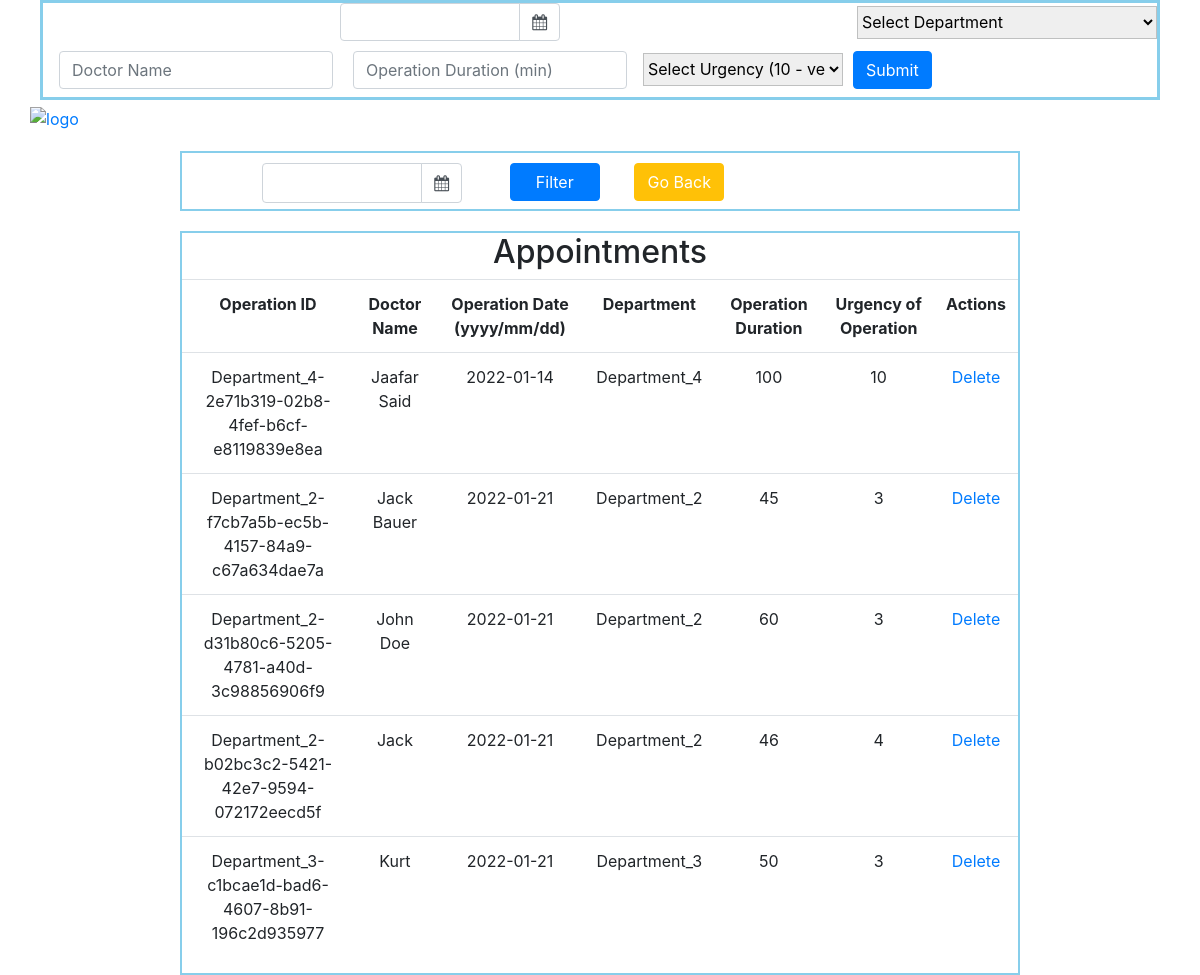
Before: / with the older database file.
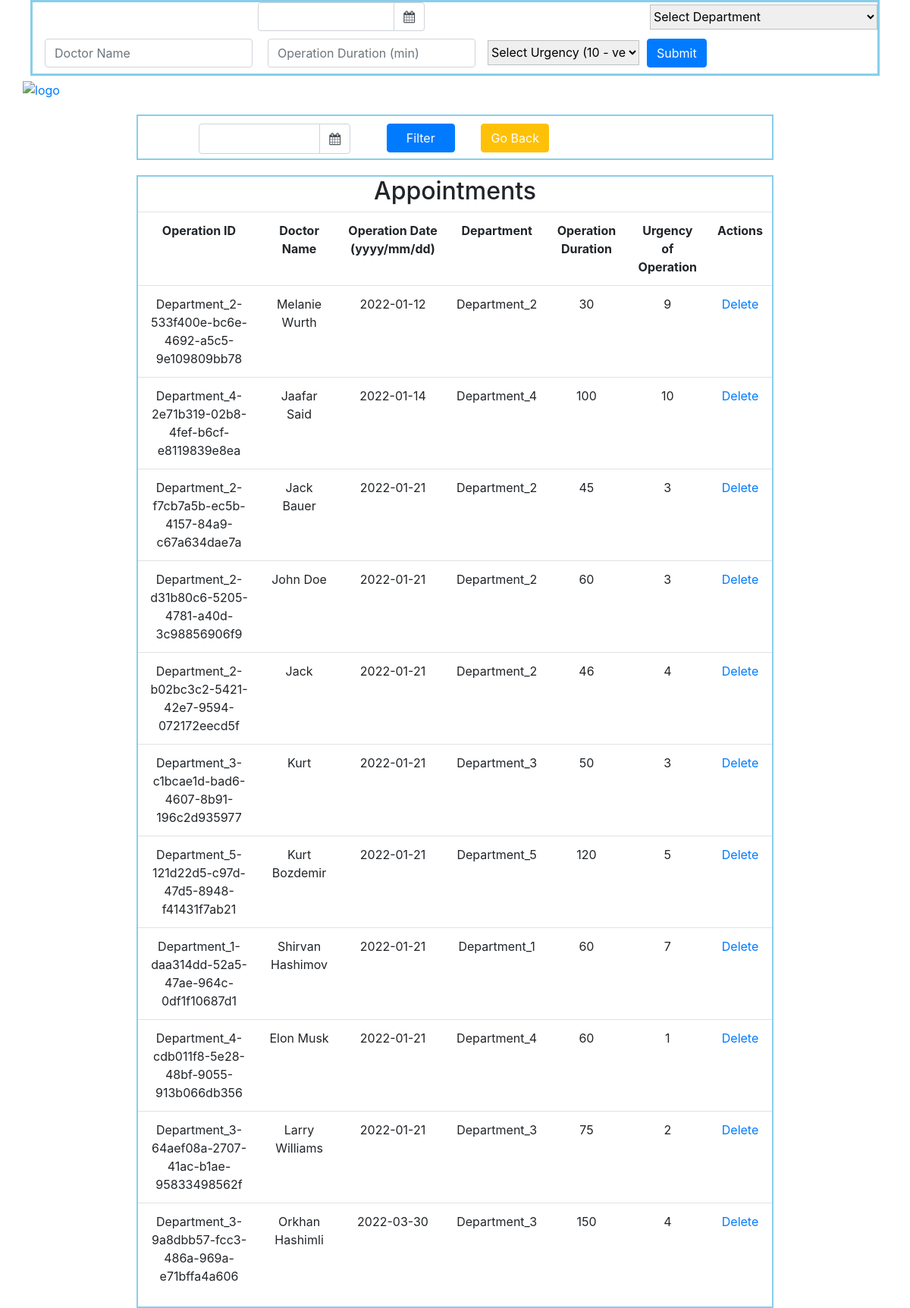
After: the same page with the newer database file.
### app.py (models this page shows)
class User_Entries(db.Model):
    id = db.Column(db.String(200), primary_key=True)
    doctor = db.Column(db.String(200), nullable= False)
    operation_date = db.Column(db.DateTime, nullable=False)
    department_name = db.Column(db.String(200), nullable=False)
    operation_duration  = db.Column(db.Integer, nullable= False)
    operation_urgency = db.Column(db.Integer, nullable=False)

### app.py (the view)
@app.route('/', methods=['POST', 'GET'])
def index():
    if request.method == 'POST':
        if request.form['submit_btn'] == 'submit_form':
            op_date = request.form['op_date']
            dep_name = request.form['dep_name']
            doctor_name = request.form['doctor_name']
            op_duration = request.form['op_duration']
            op_urgency = request.form['op_urgency']
            new_user_entry = User_Entries(
                            id=str(dep_name + '-' + str(uuid.uuid4())),
                            doctor=doctor_name,
                            operation_date=datetime.strptime(op_date, '%m/%d/%Y').date(),
                            department_name=dep_name,
                            operation_duration=int(op_duration),
                            operation_urgency=int(op_urgency)
                            )
            possible_to_add = check_possibility()
            try:
                db.session.add(new_user_entry)
                db.session.commit()
                if possible_to_add != 'possible':
                    user_entry_to_delete = User_Entries.query.get_or_404(new_user_entry.id)
                    try:
                        db.session.delete(user_entry_to_delete)
                        db.session.commit()
                    except:
                        return 'There was a problem deleting that'
                    return render_template('alert.html')
                return redirect('/')
            except:
                print('There was an issue adding new user entry')
                raise
        elif request.form['submit_btn'] == 'filter':
            filtered_date = datetime.strptime(request.form['filter_date'], '%m/%d/%Y')
            print(filtered_date)
            filtered_entries = User_Entries.query.filter(User_Entries.operation_date==filtered_date).all()
            print(f'filtered entries:{filtered_entries}')
            return render_template('index.html', tasks=filtered_entries)
    else:
        entries = User_Entries.query.order_by(User_Entries.operation_date).all()
        return render_template('index.html', tasks=entries)

### templates/index.html (shortened to what this page needs)
<!DOCTYPE html>
<html lang="en">
<head>
    <link rel="stylesheet" href="{{ url_for('static', filename='css/styles.css') }}">
    <link rel="stylesheet" href="https://maxcdn.bootstrapcdn.com/bootstrap/4.0.0/css/bootstrap.min.css">
    <link rel="stylesheet" href="https://cdnjs.cloudflare.com/ajax/libs/bootstrap-datepicker/1.9.0/css/bootstrap-datepicker.min.css">
    <link rel="stylesheet" href="https://cdnjs.cloudflare.com/ajax/libs/font-awesome/4.7.0/css/font-awesome.min.css">
</head>
<body>
    <div class="user_input">
        <form action='/' class="form-inline" method="post">
                <div class="input-group date" id="datepicker">
                    <input type="text" class="form-control" id='date_input' name='op_date' required/>
                    <span class="input-group-append">
                        <span class="input-group-text bg-white">
                            <i class="fa fa-calendar"></i>
                        </span>
                    </span>
                </div>
            <div class="dropdown_select" name='dropdown_select'>
                <select id="list" name='dep_name' onchange="getSelectValue();" required>
                    <option value="" disabled selected>Select Department</option>
                </select>
            </div>
            <div class="form-group mx-sm-3 mb-2" name='dur_and_cap'>
                <input type="text" class="form-control" name='doctor_name' id="doctor_name" placeholder="Doctor Name" required>
                <input type="number" min="0" class="form-control" name='op_duration' id="op_duration" placeholder="Operation Duration (min)" required>
            </div>
            <div class="dropdown_select2" name='dropdown_select2'>
                <select id="list2" name='op_urgency' onchange="getSelectValue2();" required>
                    <option value="" disabled selected>Select Urgency (10 - very urgent)</option>
                </select>
            </div>
            <button type="submit" class="btn btn-primary mb-2" name="submit_btn" value="submit_form">Submit</button>
        </form>
    </div>
    <div class="image">
        <a href="/">
            <img src="http://www.clipartsuggest.com/images/633/red-medical-symbol-9MqeBw-clipart.jpeg" alt="logo">
        </a>
    </div>
    <div class="filter">
        <form action="/" method="post">
            <div class="input-group date" id="datepicker2">
                <input type="text" class="form-control" id='date_input2' name='filter_date' required/>
                <span class="input-group-append" id="filter_span">
                    <span class="input-group-text bg-white" >
                        <i class="fa fa-calendar"></i>
                    </span>
                </span>
            </div>
            <div class="filter_and_home_btns">
                <button type="submit" class="btn btn-primary mb-2" name="submit_btn" value="filter" id="filter_btn">Filter</button>
                <button type="button" class="btn btn-warning mb-2" id="home_btn" onclick="history.back()"><a href="javascript:history.back()">Go Back</a></button>
            </div>
        </form>
    </div>
    <div class="Table_content">
        <table class="table">
            <thead><h2>Appointments</h2></thead>
            <tbody class="table_body">
                <tr>
                    <th>Operation ID</th>
                    <th>Doctor Name</th>
                    <th>Operation Date (yyyy/mm/dd)</th>
                    <th>Department</th>
                    <th>Operation Duration</th>
                    <th>Urgency of Operation</th>
                    <th>Actions</th>
                </tr>
                {% for task in tasks: %}
                    <tr>
                        <td>{{task.id}}</td>
                        <td>{{task.doctor}}</td>
                        <td>{{task.operation_date.date()}}</td>
                        <td>{{task.department_name}}</td>
                        <td>{{task.operation_duration}}</td>
                        <td>{{task.operation_urgency}}</td>
                        <td>
                            <a href="/delete/{{task.id}}">Delete</a>
                        </td>
                    </tr>
                {% endfor %}
            </tbody>
        </table>
    </div>
</body>
</html>

### static/css/styles.css (style rules this page uses)
* { padding: 0; margin: 0; box-sizing: border-box; }
body { font-family: Verdana, Geneva, Tahoma, sans-serif; text-align: center; background-color: #eeeeee; }
.user_input { margin-left: 40px; margin-right: 40px; border: 3px solid skyblue; }
.Table_content { border: 2px solid skyblue; width: 70%; text-align: center; margin: auto; margin-top: 20px; }
.table { text-align: center; }
.form-inline { margin: auto; }
#datepicker { width: 200px; margin: auto; }
#list { width: 300px; margin-left: 0; }
#list2 { width: 200px; margin: auto; }
select { width: 300px; height: 33px; border: 1px solid rgb(191, 192, 192); }
.form-group { margin: auto; }
.btn { margin: 10px; margin-right: 20px; }
#datepicker { width: 220px; margin: auto; }
#datepicker2 { width: 300px; margin: auto; }
#date_input2 { margin-left: 80px; margin-top: 10px; height: 40px; }
#filter_span { margin-right: 20px; margin-top: 10px; height: 40px; }
#filter_btn { width: 90px; }
#home_btn { width: 90px; }
#op_duration { margin-left: 20px; }
button a { color:white; }
.filter { border: 2px solid skyblue; width: 70%; text-align: center; margin: auto; margin-top: 20px; overflow: hidden; }
.filter_and_home_btns { margin-left: 50px; width: 280px; overflow: hidden; }
.filter form .input-group { margin: auto; text-align: center; width: 50vp; float:left; }
.image { width: 100px; margin: auto; margin-left: 10px; text-align: left; margin-top: 5px; }
img { margin-left: 20px; width: 50px; height: 30px; }

Changed rows visible on the page:
added User_Entries: id "Department_2-533f400e-bc6e-4692-a5c5-9e109809bb78", doctor "Melanie Wurth", operation_date "2022-01-12", department_name "Department_2", operation_duration "30", operation_urgency "9"
added User_Entries: id "Department_5-121d22d5-c97d-47d5-8948-f41431f7ab21", doctor "Kurt Bozdemir", operation_date "2022-01-21", department_name "Department_5", operation_duration "120", operation_urgency "5"
added User_Entries: id "Department_1-daa314dd-52a5-47ae-964c-0df1f10687d1", doctor "Shirvan Hashimov", operation_date "2022-01-21", department_name "Department_1", operation_duration "60", operation_urgency "7"
added User_Entries: id "Department_4-cdb011f8-5e28-48bf-9055-913b066db356", doctor "Elon Musk", operation_date "2022-01-21", department_name "Department_4", operation_duration "60", operation_urgency "1"
added User_Entries: id "Department_3-64aef08a-2707-41ac-b1ae-95833498562f", doctor "Larry Williams", operation_date "2022-01-21", department_name "Department_3", operation_duration "75", operation_urgency "2"
added User_Entries: id "Department_3-9a8dbb57-fcc3-486a-969a-e71bffa4a606", doctor "Orkhan Hashimli", operation_date "2022-03-30", department_name "Department_3", operation_duration "150", operation_urgency "4"
